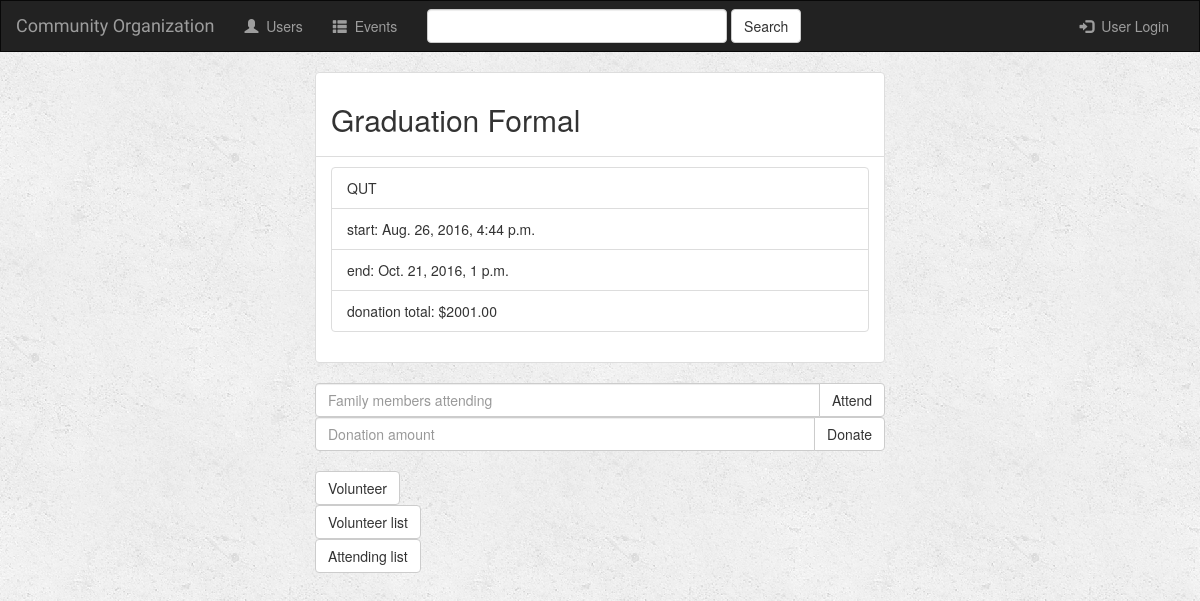
The app's page /events/2/ with its own data.
### events/models.py (models this page shows, shortened)
class Event(models.Model):
    event_name = models.CharField(max_length=100)
    event_location = models.CharField(max_length=500)
    event_cost = models.DecimalField(max_digits=7, decimal_places=2, default=0.0)
    start_date = models.DateTimeField('start date')
    end_date = models.DateTimeField('end date')

### events/views.py (the view)
# urls.py: url(r'^(?P<event_id>[0-9]+)/$', views.event_view, name='event_view'),
def event_view(request, event_id):
    try:
        event = Event.objects.get(id=event_id)
        donation = event_donation_total(event)
        is_attending = None
        is_volunteering = None
        if request.user.is_authenticated:
            data = UserData.objects.get(user=request.user)
            is_attending = Event.objects.filter(userattending__user=data, id=event_id).exists()
            is_volunteering = Event.objects.filter(userdata__user=request.user).exists()
    except Event.DoesNotExist:
        raise Http404("Event does not exist")
    context = {
        'event': event,
        'donation': donation,
        'user': request.user,
        'is_attending': is_attending,
        'is_volunteering': is_volunteering,
    }
    return render(request, 'events/eventPage.html', context)

### events/utils.py (called while the page is built)
def event_donation_total(event):
	donations = 0
	for event_donation in UserDonation.objects.filter(event=event):
		donations += event_donation.donation
	return donations

### events/templates/events/eventPage.html (shortened to what this page needs)
{% extends 'events/base.html' %}
{% block body %}
    <div class="container-fluid">
        <div class="row">
            <div class="col-md-6 col-md-offset-3">
                <ul class="list-group">
                    <li class="list-group-item"><h2 class="form-signin-heading">{{ event.event_name }}</h2></li>
                    <li class="list-group-item">
                        <ul class="list-group">
                            <li class="list-group-item">{{ event.event_location }}</li>
                            <li class="list-group-item">start: {{ event.start_date }}</li>
                            <li class="list-group-item">end: {{ event.end_date }}</li>
                            <li class="list-group-item">donation total: ${{ donation }}</li>
                        </ul>
                    </li>
                </ul>
            </div>
        </div>
        <div class="row">
            <div class="col-md-6 col-md-offset-3">
                <form action="{% url 'event_attend_view' event.id %}" method="post" class="form">
                    <div class="input-group">
                        <input type="number" name="amount" class="form-control"
                               placeholder="Family members attending"><br>
                        <span class="input-group-btn">
    					<button type="submit" name="submit" class="btn btn-default">Attend</button>
    				</span>
                    </div>
                </form>
                <form action="{% url 'event_donate_view' event.id %}" method="post" class="form">
                    <div class="input-group">
                        <input type="number" step="0.01" name="amount" class="form-control"
                               placeholder="Donation amount"><br>
                        <span class="input-group-btn">
					    <button type="submit" name="submit" class="btn btn-default">Donate</button>
				    </span>
                    </div>
                </form>
                <form action="{% url 'event_volunteer_view' event.id %}">
                    <button type="submit" name="submit" class="btn btn-default">Volunteer</button>
                </form>
                <form action="{% url 'event_volunteer_list_view' event.id %}">
                    <button type="submit" name="submit" class="btn btn-default">Volunteer list</button>
                </form>
                <form action="{% url 'event_attendee_list_view' event.id %}">
                    <button type="submit" name="submit" class="btn btn-default">Attending list</button>
                </form>
            </div>
        </div>
    </div>
{% endblock %}

### events/static/style.css (style rules this page uses)
body { background: white url("images/background.png"); }

### events/static/custom_style.css (style rules this page uses)
* { margin: 0; padding: 0; }

### records on screen
Event: event_name "Graduation Formal", event_location "QUT", start_date "Aug. 26, 2016, 4:44 p.m.", end_date "Oct. 21, 2016, 1 p.m."

### other values on screen
{{ donation }} "2001.00"
